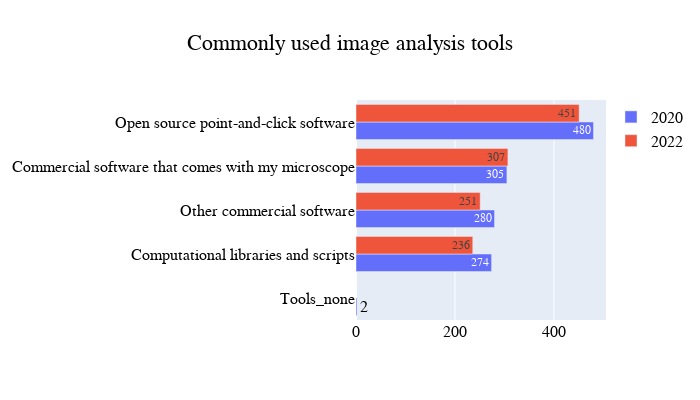

Notebook code for this chart:
### Code cell
#What image analysis tools have you used before?
com_tool_2021 = pd.read_csv('C:\\Users\\ssivagur\\Documents\\2021_Image_analysis_survey_data\\What_image_analysis_tools_have_you_used_before_check_all_that_apply.txt')
com_tool_2021 = com_tool_2021.rename(columns={'0':'com_used_tools'})

#Commonly used image analysis tools
com_tool_2021['Commonly used image analysis tools'] = com_tool_2021['com_used_tools'].astype(str) # this is done to ignore the Nan for analysis 
com_tool_2021["Commercial software that comes with my microscope"] = com_tool_2021['com_used_tools'].apply(lambda x: True if 'Columbus' in x else False)
com_tool_2021["Other commercial software"] = com_tool_2021['com_used_tools'].apply(lambda x: True if 'Imaris' in x else False)
com_tool_2021["Open source point-and-click software"] = com_tool_2021["com_used_tools"].apply(lambda x: True if 'FIJI' in x else False)
com_tool_2021["Computational libraries and scripts"] = com_tool_2021["com_used_tools"].apply(lambda x: True if 'MATLAB' in x else False)
com_tool_2021["Tools_none"] = com_tool_2021["com_used_tools"].apply(lambda x: True if 'None' in x else False)

# creating a subset of the dataframe
com_tool_2021_subset = com_tool_2021.iloc[:, 2:7]
com_tool_2021_df = pd.DataFrame(com_tool_2021_subset.sum())
com_tool_2021_df = com_tool_2021_df.reset_index()
com_tool_2021_df = com_tool_2021_df.rename(columns={'index':'tools', 0:'counts'})
com_tool_2021_df
# comparison of the commonly used image analysis tools - 2020 and 2022
com_tool_21_22 = go.Figure()

com_tool_21_22.add_trace(go.Bar(name='2020', y=com_tool_2021_df['tools'], x=com_tool_2021_df['counts'], text=com_tool_2021_df['counts'], orientation='h'))
com_tool_21_22.add_trace(go.Bar(name='2022', x=com_tool_df['counts'], y=com_tool_df.index, text=com_tool_df['counts'], orientation='h'))

com_tool_21_22.update_layout(width=700, height=400, title="Commonly used image analysis tools", title_x=0.5, font=dict(family='Helvetica', color="Black", size=16), legend=dict(title_font_family = 'Helvetica', font=dict(size=16, color="Black")))
com_tool_21_22.update_yaxes(categoryorder = 'total ascending')

### Figure 1 — Plotly figure (JSON) as saved in the notebook; plotly's stock layout.template omitted (floating-point values rounded to 4 significant figures)
{"data": [{"name": "2020", "orientation": "h", "text": [305, 280, 480, 274, 2], "type": "bar", "x": [305, 280, 480, 274, 2], "y": ["Commercial software that comes with my microscope", "Other commercial software", "Open source point-and-click software", "Computational libraries and scripts", "Tools_none"]}, {"name": "2022", "orientation": "h", "text": [251, 451, 236, 307], "type": "bar", "x": [251, 451, 236, 307], "y": ["Other commercial software", "Open source point-and-click software", "Computational libraries and scripts", "Commercial software that comes with my microscope"]}], "layout": {"font": {"color": "Black", "family": "Helvetica", "size": 16}, "height": 400, "legend": {"font": {"color": "Black", "size": 16}, "title": {"font": {"family": "Helvetica"}}}, "title": {"text": "Commonly used image analysis tools", "x": 0.5}, "width": 700, "yaxis": {"categoryorder": "total ascending"}}}
